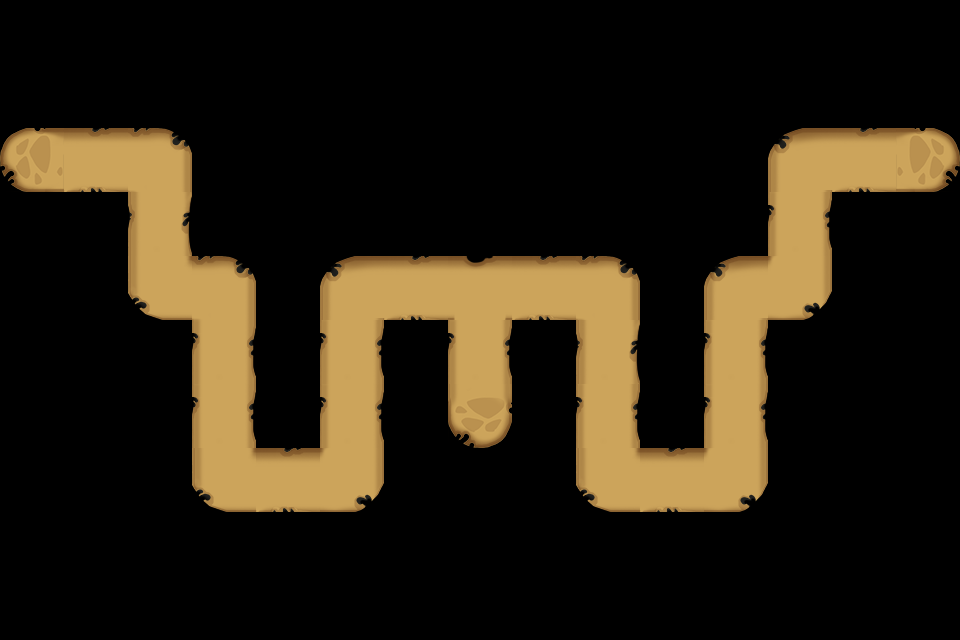

This is a level from a 2D game, rendered from its Tiled map with the project's own tilesets. A one-line summary and the map file follow, with tile-layer data summarised:
An orthogonal 15x10 tile map with 64x64 px tiles, 1 tile layer (Road_Forrest) and 70 objects.

<map version="1.0" orientation="orthogonal" width="15" height="10" tilewidth="64" tileheight="64">
 <tileset firstgid="1" name="Road_Forrest" tilewidth="64" tileheight="64">
  <image source="Road_Forrest.png" width="320" height="256" />
 </tileset>
 <layer name="Road_Forrest" width="15" height="10">
  <data>[150 cells, 33 non-empty, 11 distinct tile ids]</data>
 </layer>
 <objectgroup color="#81aa96" name="path" width="15" height="10">
  <object x="29" y="163" />
  <object x="153" y="167" />
  <object x="155" y="283" />
  <object x="217" y="285" />
  <object x="225" y="475" />
  <object x="351" y="495" />
  <object x="359" y="283" />
  <object x="487" y="289" />
  <object x="479" y="417" />
 </objectgroup>
 <objectgroup name="path" width="15" height="10">
  <object x="915" y="169" />
  <object x="795" y="167" />
  <object x="811" y="283" />
  <object x="747" y="283" />
  <object x="733" y="483" />
  <object x="615" y="479" />
  <object x="607" y="301" />
  <object x="467" y="291" />
  <object x="483" y="419" />
 </objectgroup>
 <objectgroup color="#0a0a0b" name="blocked" width="15" height="10" />
 <objectgroup color="#55ff00" name="item" width="15" height="10">
  <properties>
   <property name="id" value="20002" />
   <property name="sizeH" value="1" />
   <property name="sizeW" value="1" />
  </properties>
  <object x="807" y="550" />
  </objectgroup>
 <objectgroup color="#55ff00" name="item" width="15" height="10">
  <properties>
   <property name="id" value="20003" />
   <property name="sizeH" value="1" />
   <property name="sizeW" value="1" />
  </properties>
  <!-- 46 objects omitted --></objectgroup>
 <objectgroup color="#55ff00" name="item" width="15" height="10">
  <properties>
   <property name="id" value="20004" />
   <property name="sizeH" value="1" />
   <property name="sizeW" value="1" />
  </properties>
  <!-- 37 objects omitted --></objectgroup>
 <objectgroup color="#00ff00" name="item" width="15" height="10">
  <properties>
   <property name="id" value="20005" />
   <property name="sizeH" value="1" />
   <property name="sizeW" value="1" />
  </properties>
  <!-- 27 objects omitted --></objectgroup>
 <objectgroup color="#005500" name="item" width="15" height="10">
  <properties>
   <property name="id" value="20001" />
   <property name="sizeH" value="2" />
   <property name="sizeW" value="1" />
  </properties>
  <!-- 26 objects omitted --></objectgroup>
 <objectgroup color="#00ffaa" name="item" width="15" height="10">
  <properties>
   <property name="id" value="20006" />
   <property name="sizeH" value="1" />
   <property name="sizeW" value="2" />
  </properties>
  <!-- 21 objects omitted --></objectgroup>
 <objectgroup color="#5500ff" name="item" width="15" height="10">
  <properties>
   <property name="id" value="20008" />
   <property name="sizeH" value="1" />
   <property name="sizeW" value="1" />
  </properties>
 </objectgroup>
 <objectgroup color="#aaffff" name="item" width="15" height="10">
  <properties>
   <property name="id" value="20009" />
   <property name="sizeH" value="2" />
   <property name="sizeW" value="2" />
  </properties>
 </objectgroup>
 <objectgroup color="#ffaa00" name="item" width="15" height="10">
  <properties>
   <property name="id" value="20010" />
   <property name="sizeH" value="2" />
   <property name="sizeW" value="2" />
  </properties>
  <!-- 16 objects omitted --></objectgroup>
 <objectgroup color="#000000" name="tower" width="15" height="10">
  <properties>
   <property name="id" value="41001" />
   <property name="sizeH" value="2" />
   <property name="sizeW" value="2" />
  </properties>
  <!-- 15 objects omitted --></objectgroup>
 <objectgroup color="#000000" name="tower" width="15" height="10">
  <properties>
   <property name="id" value="41002" />
   <property name="sizeH" value="2" />
   <property name="sizeW" value="2" />
  </properties>
 </objectgroup>
 <objectgroup color="#000000" name="tower" width="15" height="10">
  <properties>
   <property name="id" value="41003" />
   <property name="sizeH" value="2" />
   <property name="sizeW" value="2" />
  </properties>
 </objectgroup>
 <objectgroup color="#000000" name="teemo" width="15" height="10">
  <properties>
   <property name="id" value="1" />
   <property name="sizeH" value="2" />
   <property name="sizeW" value="2" />
  </properties>
  <!-- 13 objects omitted --></objectgroup>
 <objectgroup color="#000000" name="random" width="15" height="10">
  <properties>
   <property name="sizeH" value="2" />
   <property name="sizeW" value="2" />
  </properties>
  <!-- 12 objects omitted --></objectgroup>
 <objectgroup color="#ff0000" name="hero" width="15" height="10">
  <properties>
   <property name="id" value="40051" />
  </properties>
  <!-- 11 objects omitted --></objectgroup>
 <objectgroup color="#ff0000" name="item" width="15" height="10">
  <properties>
   <property name="id" value="90001" />
   <property name="sizeH" value="1" />
   <property name="sizeW" value="1" />
  </properties>
 </objectgroup>
 <objectgroup color="#00b5ec" name="item" width="15" height="10">
  <properties>
   <property name="id" value="90002" />
   <property name="sizeH" value="1" />
   <property name="sizeW" value="1" />
  </properties>
  <!-- 9 objects omitted --></objectgroup>
 <objectgroup color="#ffff00" name="item" width="15" height="10">
  <properties>
   <property name="id" value="90003" />
   <property name="sizeH" value="1" />
   <property name="sizeW" value="1" />
  </properties>
 </objectgroup>
 <objectgroup color="#ff5500" name="item" width="15" height="10">
  <properties>
   <property name="id" value="90004" />
   <property name="sizeH" value="1" />
   <property name="sizeW" value="1" />
  </properties>
 </objectgroup>
 <objectgroup color="#00aa7f" name="item" width="15" height="10">
  <properties>
   <property name="id" value="90005" />
   <property name="sizeH" value="2" />
   <property name="sizeW" value="2" />
  </properties>
  <!-- 6 objects omitted --></objectgroup>
 <objectgroup color="#ffff00" name="item" width="15" height="10">
  <properties>
   <property name="id" value="90006" />
   <property name="sizeH" value="1" />
   <property name="sizeW" value="1" />
  </properties>
  <!-- 4 objects omitted --></objectgroup>
 <objectgroup color="#04ecd9" name="item" width="15" height="10">
  <properties>
   <property name="id" value="90007" />
   <property name="sizeH" value="2" />
   <property name="sizeW" value="2" />
  </properties>
 </objectgroup>
 <objectgroup color="#ff007f" name="bomb" width="15" height="10">
  <properties>
   <property name="damage" value="10000" />
   <property name="id" value="90008" />
   <property name="range" value="128" />
   <property name="sizeH" value="1" />
   <property name="sizeW" value="1" />
  </properties>
 </objectgroup>
 <objectgroup color="#ff007f" name="bomb" width="15" height="10">
  <properties>
   <property name="damage" value="10000" />
   <property name="id" value="90009" />
   <property name="range" value="128" />
   <property name="sizeH" value="1" />
   <property name="sizeW" value="1" />
  </properties>
 </objectgroup>
 <objectgroup color="#ff007f" name="bomb" width="15" height="10">
  <properties>
   <property name="damage" value="10000" />
   <property name="id" value="90010" />
   <property name="range" value="192" />
   <property name="sizeH" value="1" />
   <property name="sizeW" value="1" />
  </properties>
 </objectgroup>
 <objectgroup color="#55ffff" name="hero" width="15" height="10">
  <properties>
   <property name="id" value="40071" />
  </properties>
  <!-- 2 objects omitted --></objectgroup>
 <objectgroup color="#55ffff" name="hero" width="15" height="10">
  <properties>
   <property name="id" value="40061" />
  </properties>
 </objectgroup>
 <objectgroup color="#55ffff" name="hero" width="15" height="10">
  <properties>
   <property name="id" value="40041" />
  </properties>
 </objectgroup>
</map>
<!-- 51 of 70 objects omitted -->